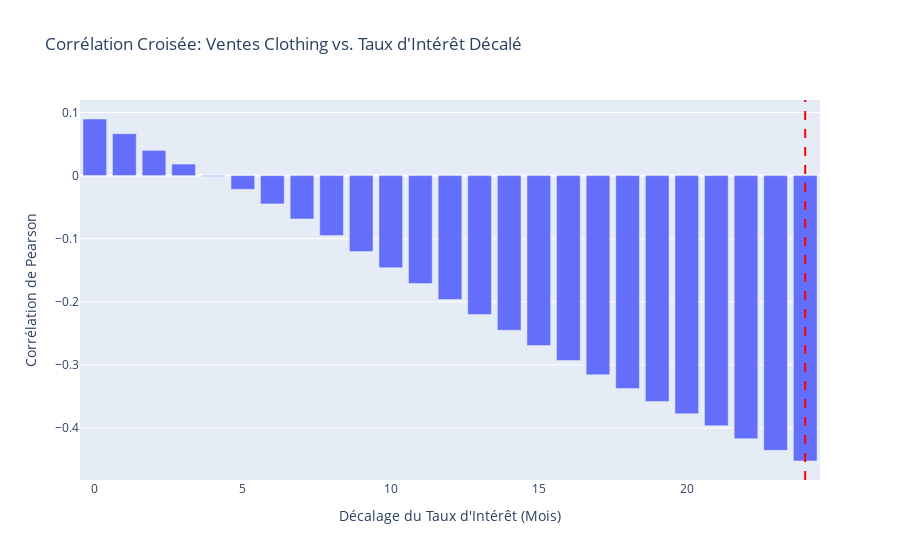
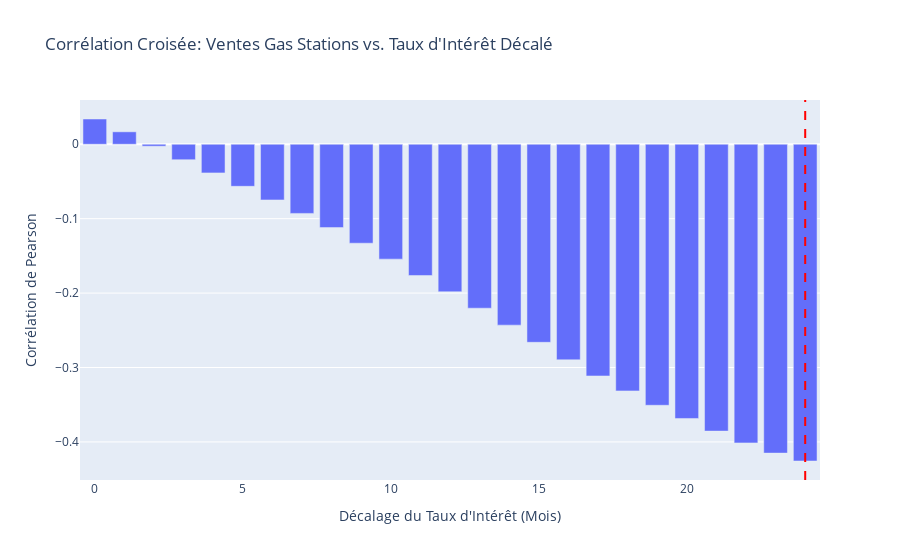
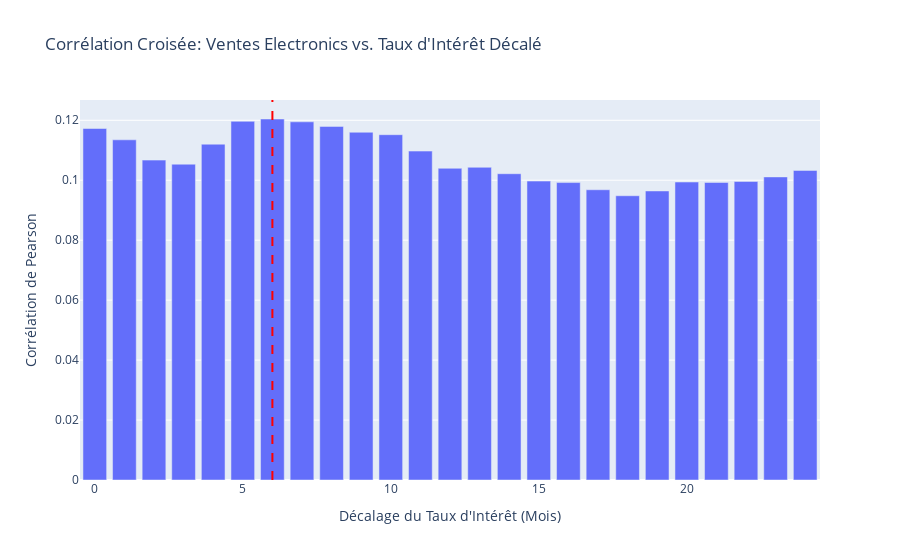
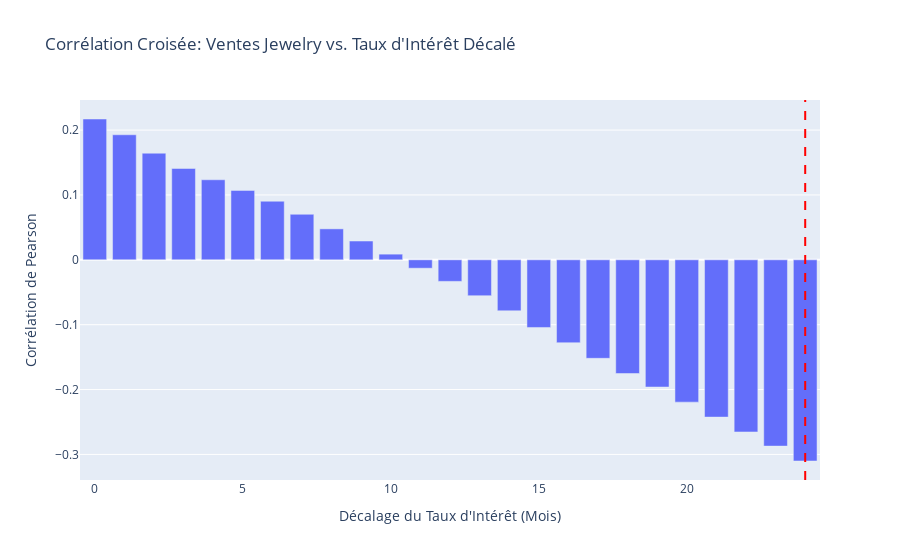

Notebook code for these charts, in order:
### Markdown cell above
## 5. Analyse des Décalages Temporels (Lag Analysis)

L'analyse exploratoire des données (EDA) a montré des corrélations instantanées (lag 0) généralement faibles entre le taux d'intérêt et les différentes catégories de ventes. Cependant, l'impact des variations des taux d'intérêt sur la consommation n'est souvent pas immédiat et peut se manifester avec un certain décalage.

Cette section vise à identifier ces décalages potentiels en calculant les corrélations croisées entre la série des taux d'intérêt (décalée dans le temps) et chaque série de ventes.

Nous allons :
1. Définir une plage de décalages (par exemple, de 0 à 24 mois) où le taux d'intérêt précède les ventes.
2. Pour chaque catégorie de ventes, calculer la corrélation entre les ventes au temps *t* et le taux d'intérêt au temps *t-lag*.
3. Visualiser ces corrélations en fonction du décalage pour chaque catégorie.
4. Identifier le décalage qui maximise la valeur absolue de la corrélation pour chaque catégorie de ventes.

**Note :** Un décalage positif ici signifie que le taux d'intérêt du passé est corrélé avec les ventes actuelles. Par exemple, un décalage de 6 signifie la corrélation entre les ventes(t) et le taux_intérêt(t-6).

### Code cell
import pandas as pd
import numpy as np
import plotly.express as px
from scipy.stats import pearsonr

# Assurez-vous que df_analysis est disponible et correctement chargé.
# Si ce n'est pas le cas, exécutez les cellules précédentes (notamment prétraitement et EDA).
if 'df_analysis' not in locals() or df_analysis.empty:
    print("df_analysis n'est pas défini ou est vide. Veuillez exécuter les cellules de prétraitement des données.")
    # Potentiellement, charger les données ici si nécessaire ou arrêter
else:
    print("df_analysis trouvé. Début de l'analyse des décalages.")
    # Définition de la plage de décalages à tester (en mois)
    # Un décalage de k signifie qu'on corrèle sales(t) avec interest_rate(t-k)
    max_lag = 24  # Tester jusqu'à 24 mois de décalage
    lags = range(0, max_lag + 1)

    sales_columns = [col for col in df_analysis.columns if 'sales_' in col]
    lag_analysis_results = {}

    print(f"Analyse des décalages de 0 à {max_lag} mois:\n")

    for sales_col in sales_columns:
        cross_correlations = []
        for lag in lags:
            shifted_interest_rate = df_analysis['interest_rate'].shift(lag)
            temp_df = pd.DataFrame({'sales': df_analysis[sales_col], 'shifted_interest_rate': shifted_interest_rate}).dropna()
            if len(temp_df) < 2:
                correlation = np.nan
            else:
                correlation, _ = pearsonr(temp_df['sales'], temp_df['shifted_interest_rate'])
            cross_correlations.append(correlation)
        
        lag_analysis_results[sales_col] = pd.Series(cross_correlations, index=lags)
        
        if lag_analysis_results[sales_col].notna().any():
            best_lag_idx = lag_analysis_results[sales_col].abs().idxmax()
            best_corr_value = lag_analysis_results[sales_col].loc[best_lag_idx]
            print(f"Résultats pour {sales_col.replace('sales_','').replace('_',' ').title()}: ")
            print(f"  Meilleure corrélation de {best_corr_value:.4f} trouvée à un décalage de {best_lag_idx} mois.")
        else:
            best_lag_idx = np.nan
            best_corr_value = np.nan
            print(f"Résultats pour {sales_col.replace('sales_','').replace('_',' ').title()}: ")
            print(f"  Impossible de calculer les corrélations (données insuffisantes ou toutes NaN).")
        
        # Visualisation des corrélations croisées pour cette catégorie
        fig_lag = px.bar(lag_analysis_results[sales_col], 
                           title=f'Corrélation Croisée: Ventes {sales_col.replace("sales_","").replace("_"," ").title()} vs. Taux d\'Intérêt Décalé',
                           labels={'index': 'Décalage du Taux d\'Intérêt (Mois)', 'value': 'Corrélation de Pearson'})
        fig_lag.update_layout(showlegend=False)
        if pd.notna(best_lag_idx):
             fig_lag.add_vline(x=best_lag_idx, line_width=2, line_dash="dash", line_color="red")
        fig_lag.show()

    # Affichage d'un résumé tabulaire des meilleurs décalages
    summary_lag_data = {
        'Catégorie de Ventes': [], 
        'Meilleur Décalage (Mois)': [], 
        'Corrélation au Meilleur Décalage': []
    }

    for sales_col, correlations in lag_analysis_results.items():
        if correlations.notna().any():
            best_lag_idx = correlations.abs().idxmax()
            best_corr_value = correlations.loc[best_lag_idx]
            summary_lag_data['Catégorie de Ventes'].append(sales_col.replace('sales_','').replace('_',' ').title())
            summary_lag_data['Meilleur Décalage (Mois)'].append(best_lag_idx)
            summary_lag_data['Corrélation au Meilleur Décalage'].append(f"{best_corr_value:.4f}")
        else:
            summary_lag_data['Catégorie de Ventes'].append(sales_col.replace('sales_','').replace('_',' ').title())
            summary_lag_data['Meilleur Décalage (Mois)'].append('N/A')
            summary_lag_data['Corrélation au Meilleur Décalage'].append('N/A')

    df_summary_lag = pd.DataFrame(summary_lag_data)
    print("\nRésumé des Meilleurs Décalages :")
    print(df_summary_lag.to_string())

### Figure 1 — Plotly figure (JSON) as saved in the notebook; plotly's stock layout.template omitted (floating-point values rounded to 4 significant figures)
{"data": [{"hovertemplate": "variable=0<br>Décalage du Taux d'Intérêt (Mois)=%{x}<br>Corrélation de Pearson=%{y}<extra></extra>", "legendgroup": "0", "marker": {"color": "#636efa", "pattern": {"shape": ""}}, "name": "0", "orientation": "v", "showlegend": true, "textposition": "auto", "type": "bar", "x": [0, 1, 2, 3, 4, 5, 6, 7, 8, 9, 10, 11, 12, 13, 14, 15, 16, 17, 18, 19, 20, 21, 22, 23, 24], "xaxis": "x", "y": [0.0897, 0.06649, 0.03999, 0.01826, -0.001102, -0.02173, -0.04484, -0.06868, -0.09501, -0.1203, -0.1459, -0.1711, -0.1963, -0.22, -0.245, -0.2694, -0.2929, -0.3156, -0.3375, -0.3579, -0.3773, -0.3963, -0.4169, -0.4353, -0.4522], "yaxis": "y"}], "layout": {"barmode": "relative", "legend": {"title": {"text": "variable"}, "tracegroupgap": 0}, "shapes": [{"line": {"color": "red", "dash": "dash", "width": 2}, "type": "line", "x0": 24, "x1": 24, "xref": "x", "y0": 0, "y1": 1, "yref": "y domain"}], "showlegend": false, "title": {"text": "Corrélation Croisée: Ventes Clothing vs. Taux d'Intérêt Décalé"}, "xaxis": {"anchor": "y", "domain": [0, 1], "title": {"text": "Décalage du Taux d'Intérêt (Mois)"}}, "yaxis": {"anchor": "x", "domain": [0, 1], "title": {"text": "Corrélation de Pearson"}}}}

### Figure 2 — Plotly figure (JSON) as saved in the notebook; plotly's stock layout.template omitted (floating-point values rounded to 4 significant figures)
{"data": [{"hovertemplate": "variable=0<br>Décalage du Taux d'Intérêt (Mois)=%{x}<br>Corrélation de Pearson=%{y}<extra></extra>", "legendgroup": "0", "marker": {"color": "#636efa", "pattern": {"shape": ""}}, "name": "0", "orientation": "v", "showlegend": true, "textposition": "auto", "type": "bar", "x": [0, 1, 2, 3, 4, 5, 6, 7, 8, 9, 10, 11, 12, 13, 14, 15, 16, 17, 18, 19, 20, 21, 22, 23, 24], "xaxis": "x", "y": [0.03395, 0.01674, -0.002601, -0.02078, -0.03855, -0.05653, -0.07482, -0.09294, -0.112, -0.133, -0.1544, -0.1763, -0.1982, -0.2203, -0.2431, -0.2662, -0.2897, -0.3114, -0.3315, -0.3508, -0.3685, -0.3855, -0.4014, -0.4151, -0.4257], "yaxis": "y"}], "layout": {"barmode": "relative", "legend": {"title": {"text": "variable"}, "tracegroupgap": 0}, "shapes": [{"line": {"color": "red", "dash": "dash", "width": 2}, "type": "line", "x0": 24, "x1": 24, "xref": "x", "y0": 0, "y1": 1, "yref": "y domain"}], "showlegend": false, "title": {"text": "Corrélation Croisée: Ventes Gas Stations vs. Taux d'Intérêt Décalé"}, "xaxis": {"anchor": "y", "domain": [0, 1], "title": {"text": "Décalage du Taux d'Intérêt (Mois)"}}, "yaxis": {"anchor": "x", "domain": [0, 1], "title": {"text": "Corrélation de Pearson"}}}}

### Figure 3 — Plotly figure (JSON) as saved in the notebook; plotly's stock layout.template omitted (floating-point values rounded to 4 significant figures)
{"data": [{"hovertemplate": "variable=0<br>Décalage du Taux d'Intérêt (Mois)=%{x}<br>Corrélation de Pearson=%{y}<extra></extra>", "legendgroup": "0", "marker": {"color": "#636efa", "pattern": {"shape": ""}}, "name": "0", "orientation": "v", "showlegend": true, "textposition": "auto", "type": "bar", "x": [0, 1, 2, 3, 4, 5, 6, 7, 8, 9, 10, 11, 12, 13, 14, 15, 16, 17, 18, 19, 20, 21, 22, 23, 24], "xaxis": "x", "y": [0.1173, 0.1135, 0.1067, 0.1054, 0.112, 0.1197, 0.1204, 0.1195, 0.118, 0.116, 0.1152, 0.1097, 0.104, 0.1043, 0.1022, 0.09972, 0.09923, 0.09683, 0.09483, 0.09643, 0.0994, 0.09926, 0.09959, 0.1011, 0.1033], "yaxis": "y"}], "layout": {"barmode": "relative", "legend": {"title": {"text": "variable"}, "tracegroupgap": 0}, "shapes": [{"line": {"color": "red", "dash": "dash", "width": 2}, "type": "line", "x0": 6, "x1": 6, "xref": "x", "y0": 0, "y1": 1, "yref": "y domain"}], "showlegend": false, "title": {"text": "Corrélation Croisée: Ventes Electronics vs. Taux d'Intérêt Décalé"}, "xaxis": {"anchor": "y", "domain": [0, 1], "title": {"text": "Décalage du Taux d'Intérêt (Mois)"}}, "yaxis": {"anchor": "x", "domain": [0, 1], "title": {"text": "Corrélation de Pearson"}}}}

### Figure 4 — Plotly figure (JSON) as saved in the notebook; plotly's stock layout.template omitted (floating-point values rounded to 4 significant figures)
{"data": [{"hovertemplate": "variable=0<br>Décalage du Taux d'Intérêt (Mois)=%{x}<br>Corrélation de Pearson=%{y}<extra></extra>", "legendgroup": "0", "marker": {"color": "#636efa", "pattern": {"shape": ""}}, "name": "0", "orientation": "v", "showlegend": true, "textposition": "auto", "type": "bar", "x": [0, 1, 2, 3, 4, 5, 6, 7, 8, 9, 10, 11, 12, 13, 14, 15, 16, 17, 18, 19, 20, 21, 22, 23, 24], "xaxis": "x", "y": [0.2171, 0.1928, 0.1644, 0.1408, 0.1234, 0.107, 0.09034, 0.0702, 0.04773, 0.029, 0.008748, -0.01293, -0.03321, -0.05527, -0.0786, -0.1043, -0.1278, -0.1518, -0.1752, -0.1961, -0.2194, -0.2425, -0.2654, -0.2872, -0.3101], "yaxis": "y"}], "layout": {"barmode": "relative", "legend": {"title": {"text": "variable"}, "tracegroupgap": 0}, "shapes": [{"line": {"color": "red", "dash": "dash", "width": 2}, "type": "line", "x0": 24, "x1": 24, "xref": "x", "y0": 0, "y1": 1, "yref": "y domain"}], "showlegend": false, "title": {"text": "Corrélation Croisée: Ventes Jewelry vs. Taux d'Intérêt Décalé"}, "xaxis": {"anchor": "y", "domain": [0, 1], "title": {"text": "Décalage du Taux d'Intérêt (Mois)"}}, "yaxis": {"anchor": "x", "domain": [0, 1], "title": {"text": "Corrélation de Pearson"}}}}
